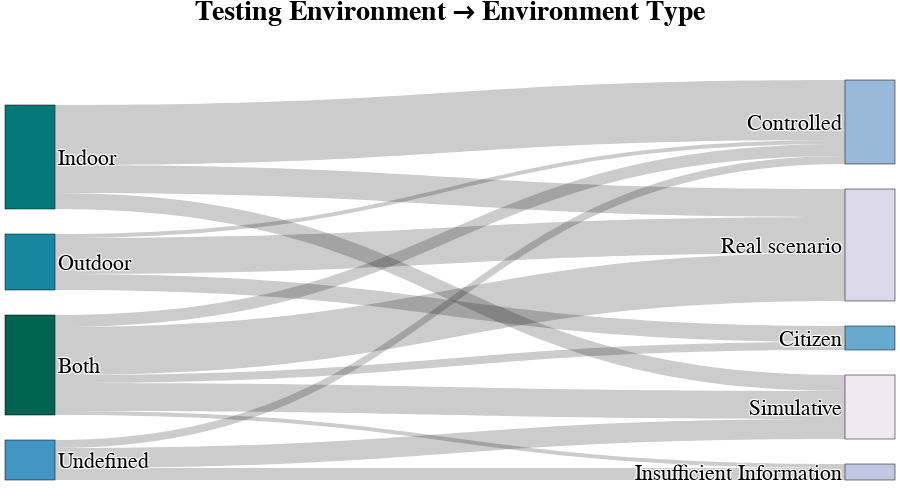

The notebook cell this image was saved under:
### Markdown cell above
## Sankey Diagram

### Code cell
# Count occurrences of (Testing Environment → Environment Type)
df_counts = df.groupby(["Testing Environment", "Environment Type"]).size().reset_index(name="Count")

# Modify Environment Type labels to differentiate from Testing Environment
df_counts["Environment Type"] = "Environment Type: " + df_counts["Environment Type"]  # Prefix to prevent merging

# Create unique category list
categories = pd.unique(pd.concat([df_counts["Testing Environment"], df_counts["Environment Type"]])).tolist()

# Map categories to numerical indices
category_map = {category: i for i, category in enumerate(categories)}

# Convert Testing Environment and Environment Type to indices
df_counts["Testing Environment"] = df_counts["Testing Environment"].map(category_map)
df_counts["Environment Type"] = df_counts["Environment Type"].map(category_map)

# Create the Sankey diagram
fig = go.Figure(go.Sankey(
    node=dict(
        pad=25,
        thickness=50,
        line=dict(color="black", width=0.5),
        label=[c.replace("Environment Type: ", "") for c in categories],  # Remove prefix in display
        color=sns.color_palette(palette, n_colors=len(categories)).as_hex()
    ),
    link=dict(
        source=df_counts["Testing Environment"],
        target=df_counts["Environment Type"],
        value=df_counts["Count"]
    )
))

# Customize layout
fig.update_layout(
    title=dict(
        text="Testing Environment → Environment Type",
        font=dict(size=28, family="Arial", color="black", weight="bold"),
        x=0.5,
        y=1.0
    ),
    font=dict(size=22, family="Arial", color="black"),
    autosize=False,
    width=900,
    height=500,
    margin=dict(l=5, r=5, t=80, b=20)  # Remove extra margins
)

# Save PDF
fig.write_image("plots/testing_environment_sankey.pdf", scale=4)

print(df_counts)

# Show the Sankey diagram
fig.show()

### Figure 1 — Plotly figure (JSON) as saved in the notebook; plotly's stock layout.template omitted (floating-point values rounded to 4 significant figures)
{"data": [{"link": {"source": [0, 0, 0, 0, 0, 1, 1, 1, 2, 2, 2, 3, 3, 3], "target": [4, 5, 6, 7, 8, 5, 7, 8, 4, 5, 7, 5, 6, 8], "value": [2, 3, 1, 12, 7, 15, 7, 4, 4, 1, 9, 2, 3, 5]}, "node": {"color": ["#016451", "#027976", "#16879f", "#4095c3", "#68a9cf", "#99b9d9", "#c0c9e2", "#dbd8ea", "#f0e7f2"], "label": ["Both", "Indoor", "Outdoor", "Undefined", "Citizen", "Controlled", "Insufficient Information", "Real scenario", "Simulative"], "line": {"color": "black", "width": 0.5}, "pad": 25, "thickness": 50}, "type": "sankey"}], "layout": {"autosize": false, "font": {"color": "black", "family": "Arial", "size": 22}, "height": 500, "margin": {"b": 20, "l": 5, "r": 5, "t": 80}, "title": {"font": {"color": "black", "family": "Arial", "size": 28, "weight": "bold"}, "text": "Testing Environment → Environment Type", "x": 0.5, "y": 1}, "width": 900}}
